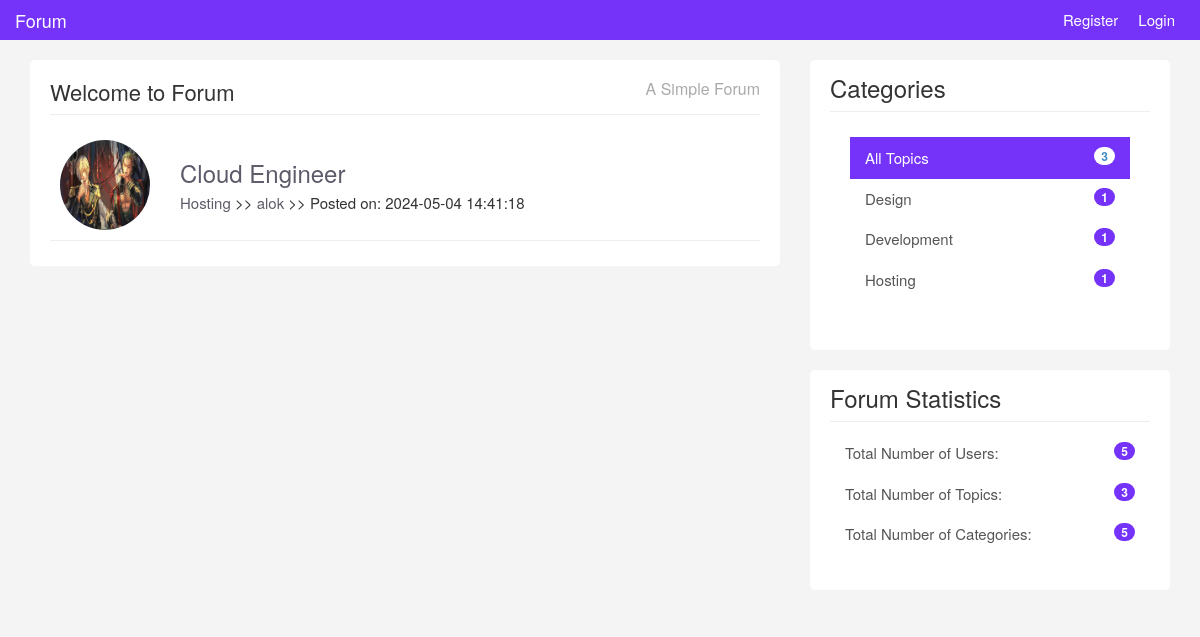
Page /categories/show.php?name=Hosting on the committed database.
### tables this page shows
CREATE TABLE `topics` (
  `id` int(11) NOT NULL,
  `user_name` varchar(255) DEFAULT NULL,
  `user_image` varchar(250) NOT NULL,
  `title` varchar(200) NOT NULL,
  `category` varchar(200) NOT NULL,
  `body` text NOT NULL,
  `created_at` datetime NOT NULL DEFAULT current_timestamp()
);

CREATE TABLE `categories` (
  `id` int(5) NOT NULL,
  `name` varchar(200) NOT NULL,
  `created_at` timestamp NOT NULL DEFAULT current_timestamp()
);

### categories/show.php (the view)
<?php require "../includes\header.php";  ?>
<?php require "../config/conf.php"; ?>
<?php
		if(isset($_GET['name'])){
            $name=$_GET['name'];
            $topics = $conn->query("SELECT  * FROM topics WHERE category = '$name'");
		$topics->execute();
		$allTopics = $topics->fetchAll(PDO::FETCH_OBJ);
        }
		else{
			header("location: ".APPURL."/404.php");
		}
?>
    <div class="container">
		<div class="row">
			<div class="col-md-8">
				<div class="main-col">
					<div class="block">
						<h1 class="pull-left">Welcome to Forum</h1>
						<h4 class="pull-right">A Simple Forum</h4>
						<div class="clearfix"></div>
						<hr>
						<ul id="topics">
							<?php  foreach($allTopics as $topic) : ?>
							<li class="topic">
							<div class="row">
							<div class="col-md-2">
								<img class="avatar pull-left rounded-circle" style="border-radius: 50%;" src="../img/<?php echo $topic->user_image; ?>" />
							</div>
							<div class="col-md-10">
								<div class="topic-content pull-right">
									<h3><a href="../topics/topic.php?id=<?php echo $topic->id; ?>"><?php echo $topic->title; ?></a></h3>
									<div class="topic-info">
                                    <a href="<?php echo APPURL; ?>/categories/show.php?name=<?php echo $topic->category; ?>"><?php echo $topic->category; ?></a>  >>
										 <a href="<?php echo APPURL; ?>/users/profile.php?name=<?php echo $topic->user_name; ?>"><?php echo $topic->user_name; ?></a> >>
										 Posted on: <?php echo $topic->created_at; ?>
									</div>
								</div>
							</div>
						</div>
					</li>
								<?php endforeach; ?>
						</ul>
					</div>
				</div>
			</div>
			<?php require "../includes/footer.php"; ?>

### includes/footer.php (shortened to what this page needs)
<?php
	$topics= $conn->query("SELECT COUNT(*) AS all_topics from topics");
	$topics->execute();
	$allTopics = $topics->fetch(PDO::FETCH_OBJ);
	$categories = $conn->query("
    SELECT
        categories.id AS id,
        categories.name AS name,
        COUNT(topics.category) AS count_category
    FROM
        categories
    LEFT JOIN
        topics ON categories.name = topics.category
    GROUP BY
        categories.name
    HAVING
        count_category > 0
");
$categories->execute();
$allCategories = $categories->fetchAll(PDO::FETCH_OBJ);
	$users = $conn->query("SELECT COUNT(*) AS COUNT_users FROM users");
	$users -> execute();
	$allUsers = $users->fetch(PDO::FETCH_OBJ);
		$topics = $conn->query("SELECT COUNT(*) AS COUNT_topics FROM topics");
		$topics -> execute();
		$alltopics_count = $topics->fetch(PDO::FETCH_OBJ);
		$categories_count = $conn->query("SELECT COUNT(*) AS COUNT_categories FROM categories");
		$categories_count -> execute();
		$allcategories_count = $categories_count->fetch(PDO::FETCH_OBJ);
?>
<div class="col-md-4">
				<div class="sidebar">
					<div class="block">
					<h3>Categories</h3>
					<div class="list-group block ">
						<a href="#" class="list-group-item active">All Topics <span class="badge pull-right"><?php echo $allTopics->all_topics ?></span></a>
						<?php foreach($allCategories as $category) : ?>
						<a href="<?php echo APPURL;?>/categories/show.php?name=<?php echo $category->name; ?>" class="list-group-item"><?php echo $category->name; ?>
						<span class="color badge pull-right"><?php echo $category->count_category; ?></span></a>
						<?php endforeach; ?>
					</div>
					</div>
					<div class="block" style="margin-top: 20px;">
						<h3 class="margin-top: 40px">Forum Statistics</h3>
						<div class="list-group">
							<a href="#" class="list-group-item">Total Number of Users:<span class="color badge pull-right"><?php echo $allUsers -> COUNT_users; ?></span></a>
							<a href="#" class="list-group-item">Total Number of Topics:<span class="color badge pull-right"><?php echo $alltopics_count -> COUNT_topics; ?></span></a>
							<a href="#" class="list-group-item">Total Number of Categories: <span class="color badge pull-right"><?php echo $allcategories_count -> COUNT_categories; ?></span></a>
						</div>
				    </div>
			    </div>
				</div>
			</div>
		</div>
  </body>
</html>

### css/custom.css (style rules this page uses)
body { padding-top: 60px; background:#f4f4f4; font-size:15px; }
a { color:#5c5b69; }
ul { padding:0; margin:0; list-style:none; }
hr { margin:10px 0 15px 0; }
h3 { margin-bottom:5px; }
.block { background:#fff; border-radius:5px; padding: 15px 20px; margin-bottom:20px; }
.main-col { overflow:auto; }
.main-col h1 { font-size:22px; margin:5px 0 0 0; padding:0; }
.main-col h4 { font-size:16px; margin:5px 0 0 0; padding:0; color:#aaa; }
.sidebar .block h3 { margin:0 0 10px 0; padding-bottom:10px; border-bottom:#eee solid 1px; }
.topic { border-bottom:#eee solid 1px; margin-bottom:10px; padding:10px; }
.topic-content { width:100%; }
img.avatar { width:100%; }
a.list-group-item.active, a.list-group-item.active:hover, a.list-group-item.active:focus { background:rgb(117, 50, 249); border-radius:0; }
.list-group-item { border:0 }
.color { background-color: rgb(117, 50, 249); color: white; }

### rows in the picture
topics: user_image (picture), title "Cloud Engineer", category "Hosting", user_name "alok", created_at "2024-05-04 14:41:18"
categories: name "Design", count_category "1"
categories: name "Development", count_category "1"
categories: name "Hosting", count_category "1"

### other values in the picture
$allTopics->all_topics "3"
$allUsers -> COUNT_users "5"
$alltopics_count -> COUNT_topics "3"
$allcategories_count -> COUNT_categories "5"
